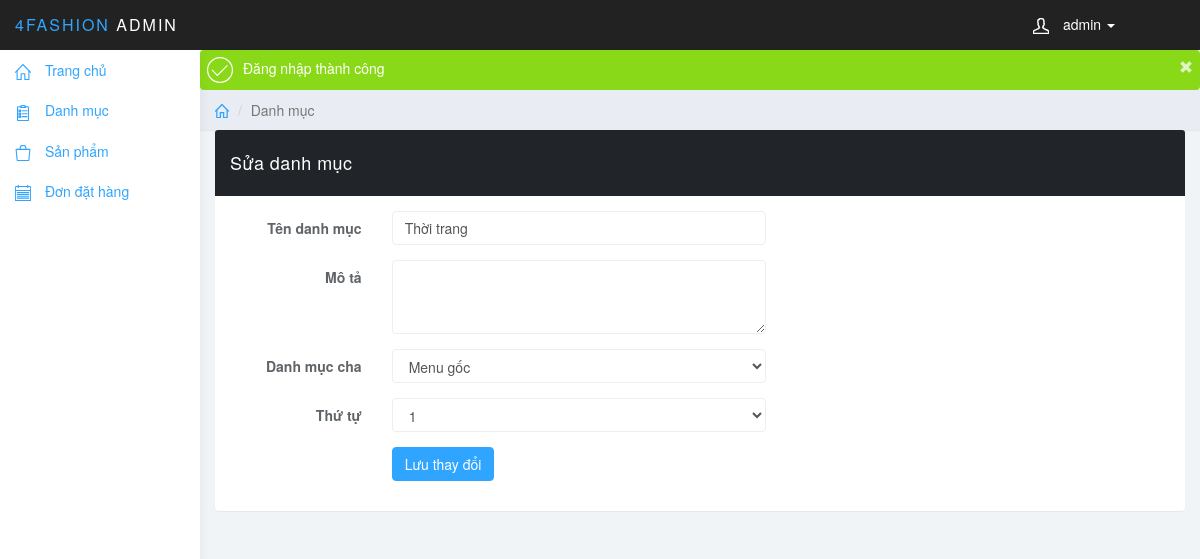
The page /admin/danh_muc_edit.php?id=1 (signed in) on the database its author committed.
### tables this page shows
CREATE TABLE `catalog` (
  `id` int(11) NOT NULL,
  `name` varchar(100) NOT NULL,
  `description` varchar(255) DEFAULT NULL,
  `parent_id` int(11) NOT NULL,
  `sort_order` tinyint(4) NOT NULL,
  `created` datetime NOT NULL DEFAULT current_timestamp()
);

### core/database.php (called while the page is built, shortened)
<?php
class Database
{
    private $connect;
    public function __construct()
    {
        $host = 'localhost';
        $username = 'root';
        $password = '';
        $database = 'shopthoitrang';
        $this->connect = mysqli_connect($host, $username, $password, $database);
        $this->connect->set_charset('utf8');
    }
    public function getAll($sql)
    {
        return $this->connect->query($sql)->fetch_all(MYSQLI_ASSOC);
    }
    public function getById($table, $id)
    {
        return $this->connect->query("SELECT * FROM `$table` WHERE id = $id")->fetch_assoc();
    }
}
$db = new Database;

### admin/danh_muc_edit.php (the view, shortened to what this page needs)
<?php
require('../core/database.php');
if (isset($_GET['id'])) {
    $id = $_GET['id'];
    if (!$db->getById('catalog', $id)) {
        Flash::set('message_fail', 'Danh mục không tồn tại');
        header('location: ./danh_muc.php');
    } else {
        $catalog = $db->getById('catalog', $id);
        $list = $db->getAll("SELECT * FROM catalog WHERE parent_id < 2 ORDER BY id DESC");
    }
} else {
    header('location: ./danh_muc.php');
}
?>
<?php include('./layout/head.php'); ?>
<div class="row">
    <ol class="breadcrumb">
        <li><a href="#"><svg class="glyph stroked home">
                    <use xlink:href="#stroked-home"></use>
                </svg></a></li>
        <li class="active">Danh mục</li>
    </ol>
</div>
<div class="row">
    <div class="col-lg-12">
        <div class="panel panel-info">
            <div class="panel-heading">
                Sửa danh mục
            </div>
            <div class="panel-body">
                <form class="form-horizontal" name="" method="post">
                    <div class="form-group">
                        <label for="inputEmail3" class="col-sm-2 control-label">Tên danh mục</label>
                        <div class="col-sm-5">
                            <input type="text" name='name' class="form-control" id="inputEmail3" placeholder="" value="<?php echo $catalog['name']; ?>" required>
                        </div>
                    </div>
                    <div class="form-group">
                        <label for="inputEmail3" class="col-sm-2 control-label">Mô tả</label>
                        <div class="col-sm-5">
                            <textarea class="form-control" rows="3" name="description"><?php echo $catalog['description']; ?></textarea>
                        </div>
                    </div>
                    <div class="form-group">
                        <label for="inputEmail3" class="col-sm-2 control-label">Danh mục cha</label>
                        <div class="col-sm-5">
                            <select class="form-control" name="parent_id">
                                <option value='0' <?php if ($catalog['parent_id'] == '0') echo 'selected'; ?>>Menu gốc</option>
                            </select>
                        </div>
                    </div>
                    <div class="form-group">
                        <label for="inputEmail3" class="col-sm-2 control-label">Thứ tự</label>
                        <div class="col-sm-5">
                            <select class="form-control" name="sort_order">
                                <?php for ($i = 1; $i < 10; $i++) { ?>
                                    <option value='<?php echo $i; ?>' <?php if ($catalog['sort_order'] == $i) echo 'selected'; ?>><?php echo $i; ?></option>
                                <?php } ?>
                            </select>
                        </div>
                    </div>
                    <div class="form-group">
                        <div class="col-sm-offset-2 col-sm-5">
                            <button type="submit" name="submit" class="btn btn-primary">Lưu thay đổi</button>
                        </div>
                    </div>
                </form>
            </div>
        </div>
    </div>
</div>
<?php include('./layout/footer.php'); ?>

### admin/public/css/styles.css (style rules this page uses)
body { background: #f1f4f7; padding-top: 50px; color: #5f6468; }
a, a:hover, a:focus { color: #30a5ff; }
.form-control { border: 1px solid #eee; box-shadow: none; }
.btn-primary, .btn-primary:hover, .btn-primary:focus, .btn-primary:active, .btn-primary.active, .open > .dropdown-toggle.btn-primary, .btn-primary.disabled, .btn-primary[disabled], fieldset[disabled] .btn-primary, .btn-primary.disabled:hover, .btn-primary[disabled]:hover, fieldset[disabled] .btn-primary:hover, .btn-primary.disabled:focus, .btn-primary[disabled]:focus, fieldset[disabled] .btn-primary:focus, .btn-primary.disabled:active, .btn-primary[disabled]:active, fieldset[disabled] .btn-primary:active, .btn-primary.disabled.active, .btn-primary[disabled].active, fieldset[disabled] .btn-primary.active { background-color: #30a5ff; border-color: #30a5ff; }
.panel { border: 0; }
.panel-heading { font-size: 18px; font-weight: 300; letter-spacing: 0.025em; height: 66px; line-height: 45px; }
.breadcrumb { border-radius: 0; padding: 10px 15px; background: #e9ecf2; box-shadow: 0 1px 1px rgba(0, 0, 0, .05); margin: 0 ; }
.breadcrumb .glyph { height: 14px; width: 14px; margin: -2px 0 0 0; stroke-width: 4px; }

### admin/layout/head.php (style rules this page uses)
.glyph { fill: currentColor; display: inline-block; margin-left: auto; margin-right: auto; position: relative; text-align: center; vertical-align: middle; width: 70%; height: 70%; }

### rows shown on the page
catalog: name "Thời trang", parent_id "Menu gốc", sort_order "1"

### other values the page prints
$login['name'] "admin"
Flash::get('message_success') "Đăng nhập thành công"
